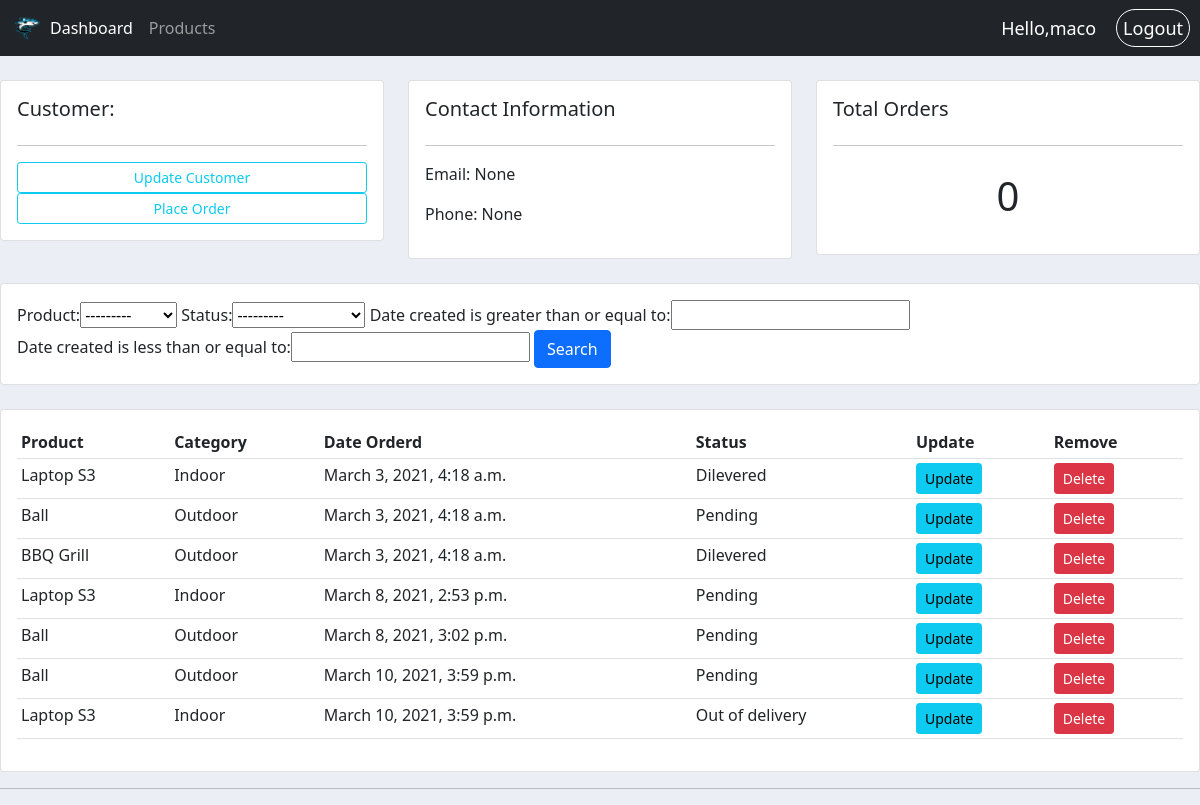
Page /customer/5/ (signed in) on the committed database.
### accounts/models.py (models this page shows, shortened)
class Customer(models.Model):
	user = models.OneToOneField(User, null=True, on_delete=models.CASCADE)
	name = models.CharField(max_length=200, null=True)
	phone = models.CharField(max_length=200, null=True)
	email = models.CharField(max_length=200, null=True)
	date_created = models.DateTimeField(auto_now_add=True)
	profile_pic = models.ImageField(null=True, blank=True, default='user.png')

class Order(models.Model):
	STATUS = (
			('Pending', 'Pending'),
			('Out of delivery', 'Out of delivery'),
			('Dilevered', 'Dilevered'),
		)
	customer = models.ForeignKey(Customer, null=True, on_delete=models.SET_NULL)
	product = models.ForeignKey(Product, null=True, on_delete=models.SET_NULL)
	date_created = models.DateTimeField(auto_now_add=True)
	status = models.CharField(max_length=200, null=True, choices=STATUS)

class Product(models.Model):
	CATAGORY = (
			('Indoor', 'Indoor'),
			('Outdoor', 'Outdoor'),
		)
	name = models.CharField(max_length=200, null=True)
	price = models.FloatField(null=True)
	description = models.CharField(max_length=200, null=True, blank=True)
	date_created = models.DateTimeField(auto_now_add=True)
	category = models.CharField(max_length=200, null=True, choices=CATAGORY)
	tags = models.ManyToManyField(Tag)
	def __str__ (self):
		return self.name

### accounts/decorators.py (the view)
		def wrapper_func(request, *args, **kwargs):
			group = None
			if request.user.groups.exists():
				groups = request.user.groups.all()
				for group in groups:
					if group.name in allowed_roles:
						return view_func(request, *args, **kwargs)
			return redirect('userPage')

### accounts/views.py (called while the page is built)
@login_required(login_url='login')
@allowed_users(allowed_roles='admin')
def customer(request, pk_test):
	customer = Customer.objects.get(id=pk_test)
	orders = customer.order_set.all()
	total_orders = orders.count()
	myFilter = OrderFilter(request.GET, queryset=Order.objects.all())
	orders = myFilter.qs
	context = {
		'customer': customer,
		'orders': orders,
		'total_orders': total_orders,
		'myFilter': myFilter,
	}
	return render(request, 'accounts/customer.html', context)

### accounts/templates/accounts/customer.html
{% extends 'accounts/main.html' %}
{% block content %}
	<br>
<div class="row">
	<div class="col-md">
		<div class="card card-body">
			<h5>Customer:</h5>
			<hr>
			<a class="btn btn-outline-info  btn-sm " href="">Update Customer</a>
			<a  class="btn btn-sm btn-outline-info" href="{% url 'create_order' customer.id %}" >Place Order</a>
		</div>
	</div>
	<div class="col-md">
		<div class="card card-body">
			<h5>Contact Information</h5>
			<hr>
			<p>Email: {{customer.email}}</p>
			<p>Phone: {{customer.phone}}</p>
		</div>
	</div>
	<div class="col-md">
		<div class="card card-body">
			<h5>Total Orders</h5>
			<hr>
			<h1 style="text-align: center;padding: 10px">{{total_orders}}</h1>
		</div>
	</div>
</div>
<br>
<div class="row">
	<div class="col">
		<div class="card card-body">
			<form method="get">
				{{ myFilter.form }}
		    <button class="btn btn-primary" type="submit">Search</button>
		  </form>
		</div>
	</div>
</div>
<br>
<div class="row">
	<div class="col-md">
		<div class="card card-body">
			<table class="table table-sm">
				<tr>
					<th>Product</th>
					<th>Category</th>
					<th>Date Orderd</th>
					<th>Status</th>
					<th>Update</th>
					<th>Remove</th>
				</tr>
				{% for order in orders %}
					<tr>
						<td>{{order.product}}</td>
						<td>{{order.product.category}}</td>
						<td>{{order.date_created}}</td>
						<td>{{order.status}}</td>
						<td><a class="btn btn-sm btn-info" href="{% url 'update_order' order.id %}">Update</a></td>
						<td><a class="btn btn-sm btn-danger" href="{% url 'delete_order' order.id %}">Delete</a></td>
					</tr>
				{% endfor%}
			</table>
		</div>
	</div>
</div>
{% endblock %}

### accounts/templates/accounts/navbar.html (shortened to what this page needs)
{% load static %}
<nav class="navbar navbar-expand-lg navbar-dark bg-dark">
  <div class="container-fluid">
    <img src="{% static 'images/logo.png' %}" id="logo">
    <div class="collapse navbar-collapse" id="navbarNav">
      {% if request.user.is_staff %}
      <ul class="navbar-nav">
        <li class="nav-item">
          <a class="nav-link active" aria-current="page" href="{% url 'home' %}">Dashboard</a>
        </li>
        <li class="nav-item">
          <a class="nav-link" href="{% url 'products'%}">Products</a>
        </li>
      {% else %}
        <li>
          <a href="{% url 'profileSettings' %}">Settings</a>
        </li>
      </ul>
      {% endif %}
    </div>
  </div>
  <span class='great-message'>Hello,{{request.user}} </span>
  <span><a class ="logout" href="{% url 'logout' %}"> Logout</a></span>
</nav>

### static/css/main.css (style rules this page uses)
#logo { width: 30px; height: auto; }
body { background: #ebeff5; }

### accounts/templates/accounts/navbar.html (style rules this page uses)
.great-message { color:white; font-size: 18px; padding-right: 20px; }
.logout { text-decoration: none; color:white; padding:6px; font-size: 18px; margin-right: 10px; border: 1px solid white; border-radius: 20px; }
a { text-decoration: none; color:white; }

### rows in the picture
Customer: email "None", phone "None"
Order: product "Laptop S3", product.category "Indoor", date_created "March 3, 2021, 4:18 a.m.", status "Dilevered"
Order: product "Ball", product.category "Outdoor", date_created "March 3, 2021, 4:18 a.m.", status "Pending"
Order: product "BBQ Grill", product.category "Outdoor", date_created "March 3, 2021, 4:18 a.m.", status "Dilevered"
Order: product "Laptop S3", product.category "Indoor", date_created "March 8, 2021, 2:53 p.m.", status "Pending"
Order: product "Ball", product.category "Outdoor", date_created "March 8, 2021, 3:02 p.m.", status "Pending"
Order: product "Ball", product.category "Outdoor", date_created "March 10, 2021, 3:59 p.m.", status "Pending"
Order: product "Laptop S3", product.category "Indoor", date_created "March 10, 2021, 3:59 p.m.", status "Out of delivery"

### other values in the picture
{{ request.user }} "maco"
{{ total_orders }} "0"
